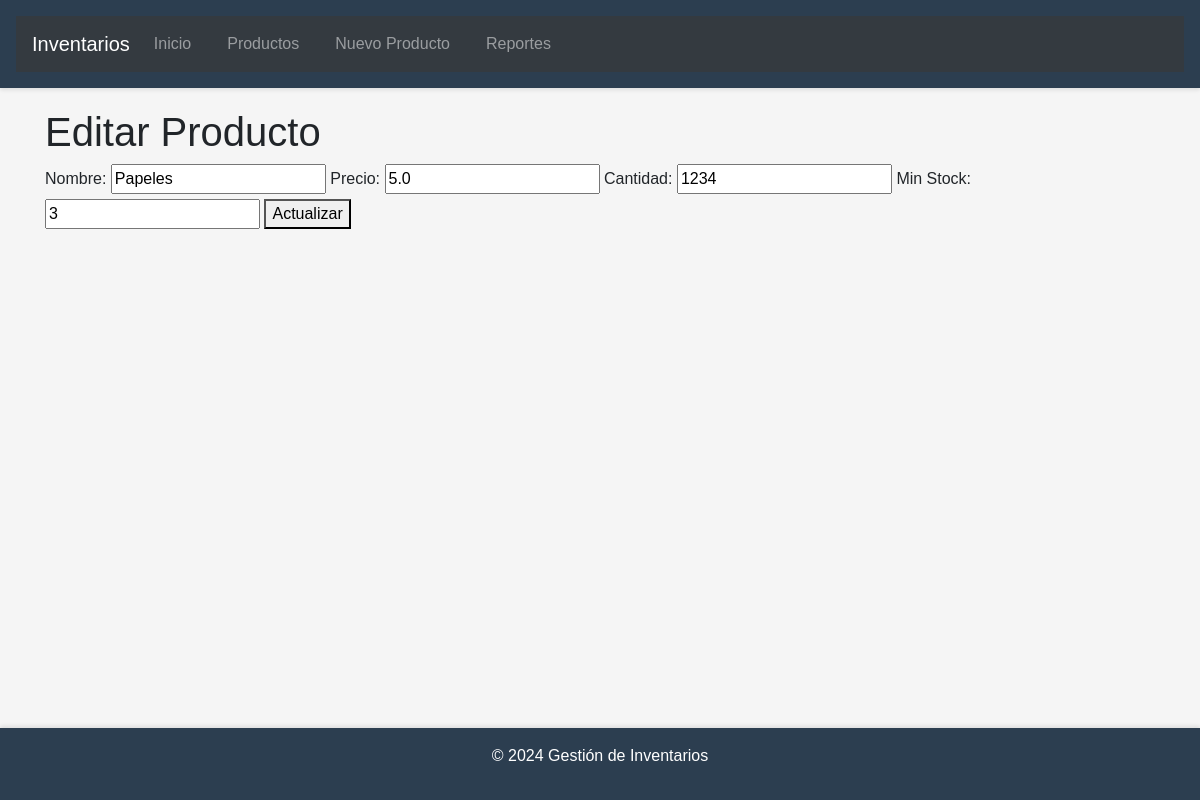
Screenshot of /producto/1/editar with the database file from the repository.
### models.py (models this page shows)
class Producto(db.Model):
    id = db.Column(db.Integer, primary_key=True)
    nombre = db.Column(db.String(100), nullable=False)
    precio = db.Column(db.Float, nullable=False)
    cantidad = db.Column(db.Integer, nullable=False)
    min_stock = db.Column(db.Integer, nullable=False)

### routes.py (the view, shortened to what this page needs)
@app.route('/producto/<int:id>/editar', methods=['GET', 'POST'])
def editar_producto(id):
    producto = Producto.query.get_or_404(id)
    return render_template('editar_producto.html', producto=producto)

### templates/editar_producto.html
{% extends "base.html" %}
{% block content %}
<h1>Editar Producto</h1>
<form method="POST">
    <label for="nombre">Nombre:</label>
    <input type="text" id="nombre" name="nombre" value="{{ producto.nombre }}">
    <label for="precio">Precio:</label>
    <input type="number" id="precio" name="precio" value="{{ producto.precio }}">
    <label for="cantidad">Cantidad:</label>
    <input type="number" id="cantidad" name="cantidad" value="{{ producto.cantidad }}">
    <label for="min_stock">Min Stock:</label>
    <input type="number" id="min_stock" name="min_stock" value="{{ producto.min_stock }}">
    <button type="submit">Actualizar</button>
</form>
{% endblock %}

### static/css/styles.css (style rules this page uses)
body { font-family: Arial, sans-serif; margin: 0; padding: 0; background-color: #f5f5f5; }
html, body { height: 100%; margin: 0; padding: 0; }
body { display: flex; flex-direction: column; }

### rows the page displays
Producto: nombre "Papeles", precio "5.0", cantidad "1234", min_stock "3"
